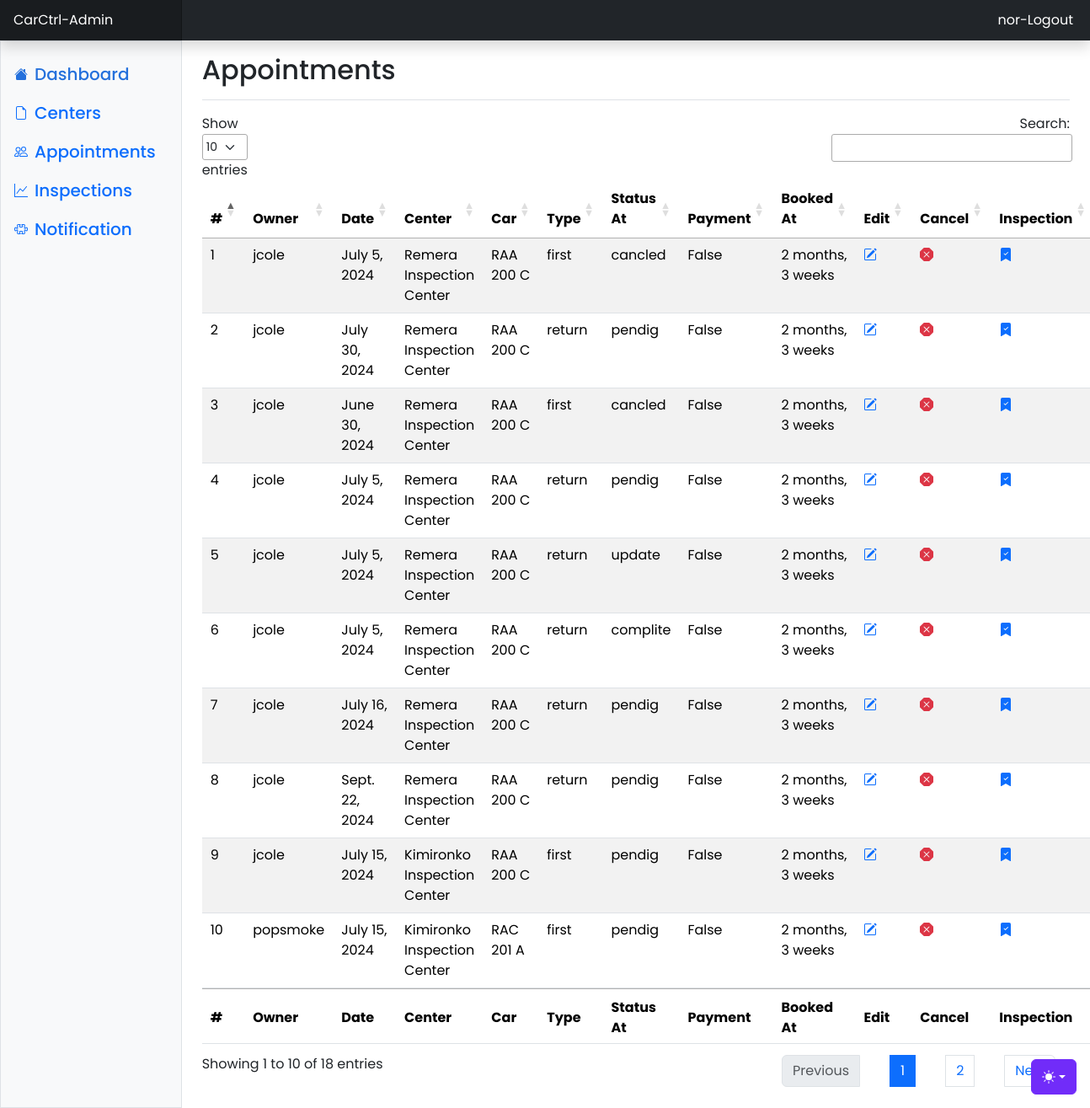
The app's page /adminn/appointments (signed in) with its own data.
### App/models.py (models this page shows, shortened)
class User(AbstractUser):
    class Role(models.TextChoices):
        OWNER = "OWNER", "Owner"
        ADMIN = "ADMIN", "Admin"
    base_role = Role.ADMIN
    role = models.CharField(max_length=50, choices=Role.choices)
    phone_number = models.CharField(
        validators=[phone_regex], max_length=13, unique=True, null=True
    )
    address = models.CharField(max_length=100, blank=True)
    groups = models.ManyToManyField(
        "auth.Group",
        related_name="users",
        blank=True,
        verbose_name=_("groups"),
        help_text=_("The groups this user belongs to."),
    )
    user_permissions = models.ManyToManyField(
        Permission,
        related_name="users",
        blank=True,
        verbose_name=_("user permissions"),
        help_text=_("Specific permissions for this user."),
    )

class Appointment(models.Model):
    date = models.DateField()
    owner_id = models.ForeignKey(User, on_delete=models.CASCADE)
    center_id = models.ForeignKey(Center, on_delete=models.CASCADE)
    car_id = models.ForeignKey(Car, on_delete=models.CASCADE)
    type = models.CharField(max_length=50, choices=APPOINTMENT_TYPE)
    status = models.CharField(max_length=10, choices=STATUS, default='pendig')
    pstatus = models.BooleanField(default = 0)
    created_at = models.DateTimeField(auto_now_add=True)
    updated_at = models.DateTimeField(auto_now=True)

class Center(models.Model):
    name = models.CharField(max_length=50, unique=True)
    location = models.CharField(max_length=50)
    type = models.CharField(max_length=50, choices=CENTER_TYPE)
    operating_hours = models.CharField(max_length=50, choices=WORKING_HOURS)
    number_of_slots_per_day = models.PositiveIntegerField()
    created_at = models.DateTimeField(auto_now_add=True)
    updated_at = models.DateTimeField(auto_now=True)
    class Meta:
        ordering = ["-created_at"]

class Car(models.Model):
    owner_id = models.ForeignKey(User, on_delete=models.CASCADE)
    model = models.TextField(max_length=50)
    make = models.TextField(max_length=50)
    plate = models.CharField(validators=[plate_regex], max_length=9, unique=True)
    created_at = models.DateTimeField(auto_now_add=True)
    updated_at = models.DateTimeField(auto_now=True)

### App/views.py (the view)
# urls.py: path('adminn/appointments', views.adminAppointments, name="admin-appointment"),
@login_required(login_url='login')
def adminAppointments(request):
    appts = Appointment.objects.all().order_by('-date')
    context = {'appointments': appts}
    return render(request, 'admin-appointments.html', context)

### App/templates/App/admin-appointments.html (shortened to what this page needs)
{% load static %}
{% include 'includes/admin-nav.html' %}
{% if user.role == "ADMIN" %}
<main class="col-md-9 ms-sm-auto col-lg-10 px-md-4">
  <div class="d-flex justify-content-between flex-wrap flex-md-nowrap align-items-center pt-3 pb-2 mb-3 border-bottom">
    <h1 class="h2">Appointments</h1>
  </div>
  <table id="myTable" class="table table-striped" style="width:100%">
    <thead>
        <tr>
            <th>#</th>
            <th>Owner</th>
            <th>Date</th>
            <th>Center</th>
            <th>Car</th>
            <th>Type</th>
            <th>Status At</th>
            <th>Payment</th>
            <th>Booked At</th>
            <th>Edit</th>
            <th>Cancel</th>
            <th>Inspection</th>
        </tr>
    </thead>
    <tbody>
        {% for appointment in appointments %}
    <tr>
        <td>{{appointment.id}}</td>
        <td>{{appointment.owner_id}}</td>
        <td>{{appointment.date}}</td>
        <td>{{appointment.center_id.name}}</td>
        <td>{{appointment.car_id.plate}}</td>
        <td>{{appointment.type}}</td>
        <td>{{appointment.status}}</td>
        <td>{{appointment.pstatus}}</td>
        <td>{{appointment.created_at | timesince}}</td>
        <td><a href="{% url 'change-appt-date-admin' appointment.id %}" class="text-primary">
                </a></td>
        <td><a href="{% url 'cancle-appt-admin' appointment.id %}" class="text-danger" onclick="return confirm('Are you sure Cancle Appointment?');">
            </a></td>
            <td><a href="{% url 'add-inspections' appointment.id %}" class="text-primary">
                  </a></td>
    </tr>
    {% endfor %}
    </tbody>
    <tfoot>
        <tr>
            <th>#</th>
            <th>Owner</th>
            <th>Date</th>
            <th>Center</th>
            <th>Car</th>
            <th>Type</th>
            <th>Status At</th>
            <th>Payment</th>
            <th>Booked At</th>
            <th>Edit</th>
            <th>Cancel</th>
            <th>Inspection</th>
        </tr>
    </tfoot>
</table>
</main>
{% else %}
    <h1>You have no Permissions</h1>
    <h3><a href="{% url 'owner-home' %}">Go back</a></h3>
    {%  endif %}
{% include 'includes/admin-footer.html' %}

### App/templates/App/includes/admin-nav.html (shortened to what this page needs)
{% load static %}
<!doctype html>
<html lang="en" data-bs-theme="auto">
<head>
  <link rel="stylesheet" href="https://cdn.datatables.net/1.13.5/css/jquery.dataTables.min.css" />
  <link rel="stylesheet" href="https://cdn.jsdelivr.net/npm/@docsearch/css@3">
  <link href="{% static 'assets/dist/css/bootstrap.min.css'%}" rel="stylesheet">
  <link href="https://cdn.jsdelivr.net/npm/bootstrap-icons@1.10.5/font/bootstrap-icons.min.css" rel="stylesheet">
  <link href="{% static 'assets/css/dashboard.css'%}" rel="stylesheet">
</head>
<body>
  {% if user.role == "ADMIN" %}
  <div class="dropdown position-fixed bottom-0 end-0 mb-3 me-3 bd-mode-toggle">
    <button class="btn btn-bd-primary py-2 dropdown-toggle d-flex align-items-center" id="bd-theme" type="button"
      aria-expanded="false" data-bs-toggle="dropdown" aria-label="Toggle theme (auto)">
      <svg class="bi my-1 theme-icon-active" width="1em" height="1em">
        <use href="#circle-half"></use>
      </svg>
    </button>
  </div>
  <header class="navbar sticky-top bg-dark flex-md-nowrap p-0 shadow" data-bs-theme="dark">
    <a class="navbar-brand col-md-3 col-lg-2 me-0 px-3 fs-6 text-white" href="/">CarCtrl-Admin</a>
    <a href="{% url 'logoutAc' %}" class="text-white" style="padding-right: 20px; text-decoration: none;">{{ user.username }}-Logout</a>
  </header>
  <div class="container-fluid">
    <div class="row">
      <div class="sidebar border border-right col-md-3 col-lg-2 p-0 bg-body-tertiary">
        <div class="offcanvas-md offcanvas-end bg-body-tertiary" tabindex="-1" id="sidebarMenu"
          aria-labelledby="sidebarMenuLabel">
          <div class="offcanvas-body d-md-flex flex-column p-0 pt-lg-3 overflow-y-auto">
            <ul class="nav flex-column">
              <li class="nav-item">
                <a class="nav-link d-flex align-items-center gap-2 active" aria-current="page" href="{% url 'admin-home' %}">
                  <svg class="bi">
                    <use xlink:href="#house-fill" />
                  </svg>
                  Dashboard
                </a>
              </li>
              <li class="nav-item">
                <a class="nav-link d-flex align-items-center gap-2" href="{% url 'center'%}">
                  <svg class="bi">
                    <use xlink:href="#file-earmark" />
                  </svg>
                  Centers
                </a>
              </li>
              <li class="nav-item">
                <a class="nav-link d-flex align-items-center gap-2" href="{% url 'admin-appointment' %}">
                  <svg class="bi">
                    <use xlink:href="#people" />
                  </svg>
                  Appointments
                </a>
              </li>
              <li class="nav-item">
                <a class="nav-link d-flex align-items-center gap-2" href="{% url 'admin-inspections' %}">
                  <svg class="bi">
                    <use xlink:href="#graph-up" />
                  </svg>
                  Inspections
                </a>
              </li>
              <li class="nav-item">
                <a class="nav-link d-flex align-items-center gap-2" href="{% url 'notofications' %}">
                  <svg class="bi">
                    <use xlink:href="#puzzle" />
                  </svg>
                  Notification
                </a>
              </li>
            </ul>
          </div>
        </div>
      </div>
      {% endif %}

### static/assets/css/dashboard.css (style rules this page uses)
body { margin: 0; font-family: 'Poppins', sans-serif; background-color: #fff; }
.bi { display: inline-block; width: 1rem; height: 1rem; }
.sidebar .nav-link { font-size: 20px; font-weight: 500; }
.sidebar .nav-link.active { color: #2470dc; }
.navbar-brand { padding-top: .75rem; padding-bottom: .75rem; background-color: rgba(0, 0, 0, .25); box-shadow: inset -1px 0 0 rgba(0, 0, 0, .25); }

### App/templates/App/includes/admin-nav.html (style rules this page uses)
.bi { vertical-align: -.125em; fill: currentColor; }
.btn-bd-primary { --bd-violet-bg: #712cf9; --bd-violet-rgb: 112.520718, 44.062154, 249.437846; --bs-btn-font-weight: 600; --bs-btn-color: var(--bs-white); --bs-btn-bg: var(--bd-violet-bg); --bs-btn-border-color: var(--bd-violet-bg); --bs-btn-hover-color: var(--bs-white); --bs-btn-hover-bg: #6528e0; --bs-btn-hover-border-color: #6528e0; --bs-btn-focus-shadow-rgb: var(--bd-violet-rgb); --bs-btn-active-color: var(--bs-btn-hover-color); --bs-btn-active-bg: #5a23c8; --bs-btn-active-border-color: #5a23c8; }
.bd-mode-toggle { z-index: 1500; }

### records on screen
User: username "nor"
Appointment: id "8", owner_id "jcole", date "Sept. 22, 2024", center_id.name "Remera Inspection Center", car_id.plate "RAA 200 C", type "return", status "pendig", pstatus "False", created_at "2 months, 3 weeks"
Appointment: id "2", owner_id "jcole", date "July 30, 2024", center_id.name "Remera Inspection Center", car_id.plate "RAA 200 C", type "return", status "pendig", pstatus "False", created_at "2 months, 3 weeks"
Appointment: id "7", owner_id "jcole", date "July 16, 2024", center_id.name "Remera Inspection Center", car_id.plate "RAA 200 C", type "return", status "pendig", pstatus "False", created_at "2 months, 3 weeks"
Appointment: id "9", owner_id "jcole", date "July 15, 2024", center_id.name "Kimironko Inspection Center", car_id.plate "RAA 200 C", type "first", status "pendig", pstatus "False", created_at "2 months, 3 weeks"
Appointment: id "10", owner_id "popsmoke", date "July 15, 2024", center_id.name "Kimironko Inspection Center", car_id.plate "RAC 201 A", type "first", status "pendig", pstatus "False", created_at "2 months, 3 weeks"
Appointment: id "1", owner_id "jcole", date "July 5, 2024", center_id.name "Remera Inspection Center", car_id.plate "RAA 200 C", type "first", status "cancled", pstatus "False", created_at "2 months, 3 weeks"
Appointment: id "4", owner_id "jcole", date "July 5, 2024", center_id.name "Remera Inspection Center", car_id.plate "RAA 200 C", type "return", status "pendig", pstatus "False", created_at "2 months, 3 weeks"
Appointment: id "5", owner_id "jcole", date "July 5, 2024", center_id.name "Remera Inspection Center", car_id.plate "RAA 200 C", type "return", status "update", pstatus "False", created_at "2 months, 3 weeks"
Appointment: id "6", owner_id "jcole", date "July 5, 2024", center_id.name "Remera Inspection Center", car_id.plate "RAA 200 C", type "return", status "complite", pstatus "False", created_at "2 months, 3 weeks"
Appointment: id "3", owner_id "jcole", date "June 30, 2024", center_id.name "Remera Inspection Center", car_id.plate "RAA 200 C", type "first", status "cancled", pstatus "False", created_at "2 months, 3 weeks"
